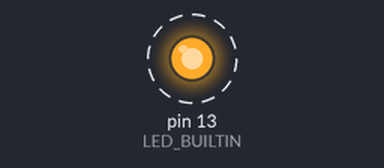
A sketch run on a simulated Arduino Uno, built with avr-gcc and run on an emulated ATmega328P. Shown: output pins drawn as LEDs (lit = HIGH). Dashed ring = blinking. What the sketch prints to the serial monitor is not drawn.

Above: at 0.5 s.
Timing chart, 0 to 4.6 s (numbered marks = the images above):
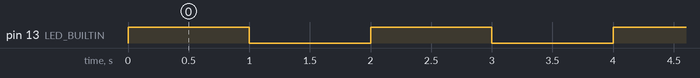

The sketch:

Counter_and_LED.ino
```cpp
int counter; // in the "brain" of the arduino -1 +2(from counter+=2)|| then it starts at the result i.e -1 + 2= 1

void setup() {
  // put your setup code here, to run once:
  Serial.begin(9600);
  pinMode(LED_BUILTIN,OUTPUT);
}

void loop() {
  // put your main code here, to run repeatedly:
  digitalWrite(LED_BUILTIN,HIGH);
  Serial.print("Counter:");
  Serial.println(counter);
  delay(1000);

  digitalWrite(LED_BUILTIN,LOW);
  Serial.print("Counter:");
  Serial.println(counter);
  delay(1000);

  counter+=1;


}
```

Measured:
- by itself, pin 13 (LED_BUILTIN): alternates HIGH for 1.0 s and LOW for 1.0 s
